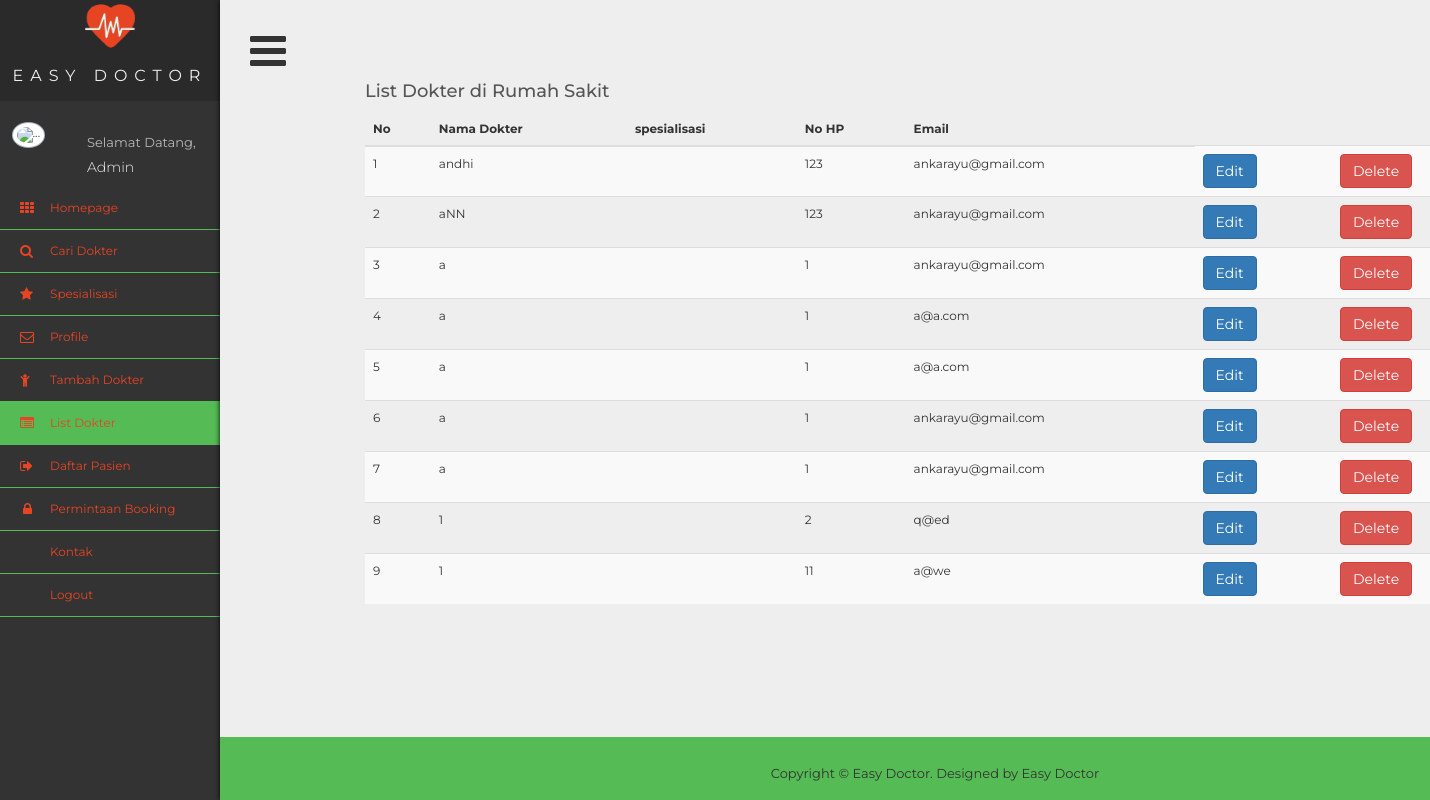
The app's page /adminrs/doctor/listdoctor.php (signed in) with its own data.
### tables this page shows
CREATE TABLE `doctor` (
  `id_doctor` int(11) NOT NULL,
  `name` text NOT NULL,
  `email` varchar(50) NOT NULL,
  `phone_number_doc` text NOT NULL,
  `photo_doctor` varchar(100) NOT NULL,
  `id_hospital` int(11) NOT NULL
);

### adminrs/doctor/listdoctor.php (the view, shortened to what this page needs)
<!DOCTYPE html>
<?php
	include "../../connect.php";
	if (isset($_SESSION['id_hospital'])) {
		$id_hospital = $_SESSION['id_hospital'];
	$query = mysqli_query($connect, "SELECT * FROM doctor where id_hospital = '$id_hospital'");
	$query_rs = mysqli_query($connect, "SELECT * FROM admin_rs where id_hospital = '$id_hospital'");
	$result_rs = mysqli_fetch_array($query_rs);
	?>
<html >
<head>
<link rel="stylesheet" type="text/css"  href="../../css/bootstrap.css">
<link rel="stylesheet" type="text/css" href="../../fonts/font-awesome/css/font-awesome.css">
<link rel="stylesheet" type="text/css"  href="../../css/profile.css">
<link rel="stylesheet" href="../../css/style3.css">
<link rel="stylesheet" type="text/css"  href="../../css/animate.css">
<link rel="stylesheet" type="text/css"  href="../../css/animate.min.css">
<link rel="stylesheet" type="text/css" href="../../css/prettyPhoto.css">
</head>
</head>
<body>
  <div class='wrapper'>
  <div class='sidebar'>
    <div class='title'>
      <img src="../../ico/cardiogram.png" width="50" height="50" align="middle" ><br>
Easy Doctor
    </div>
		<?php include'../welcomeadmin.php' ?>
    <ul class='nav'>
			<li>
        <a href="../index.php">Homepage</a>
      </li>
            <li>
        <a>Cari Dokter</a>
      </li>
      <li class="dropdown">
        <a a href="#" class="dropdown-toggle" data-toggle="dropdown">Spesialisasi</a>
      </li>
      <li>
        <a href="../profile.php">Profile</a>
      </li>
	  <li>
        <a href="adddoctor.php">Tambah Dokter</a>
      </li>
      <li style="list-style-type:'\f08b'">
        <a href = "listdoctor.php" class="active">List Dokter <?php echo $result_rs['hospital_name']; ?></a>
      </li>
			<li style="list-style-type:'\f08b'">
	      <a href = "../daftar_pasien.php">Daftar Pasien</a>
	    </li>
      <li style="list-style-type:'\f08b'">
        <a href = "../ask_booking.php">Permintaan Booking</a>
      </li>
      <li>
        <a>Kontak</a>
      </li>
      <li style="list-style-type:'\f08b'">
        <a href = "../signout.php">Logout</a>
      </li>
    </ul>
  </div>
  <div class='content isOpen'>
    <a class='button'></a>
<div class="container">
	<div class="row">
        <div class="col-md-12">
        <h4>List Dokter di Rumah Sakit <?php echo $result_rs['hospital_name'];  ?></h4>
        <div class="table-responsive">
              <table id="mytable" class="table table-bordred table-striped">
                   <thead>
										 <th>No</th>
								 		<th>Nama Dokter</th>
										<th>spesialisasi</th>
										<th>No HP</th>
								 		<th>Email</th>
                   </thead>
    <tbody>
			<?php
				$count = 1;
				while($result = mysqli_fetch_array($query)){
							$id_s = $result['id_specialization'];
							$spes = mysqli_query($connect, "SELECT * FROM specialization where id_specialization = '$id_s'");
							$ids = mysqli_fetch_array($spes);
					echo
					'<tr>
						<td>'.$count++.'</td>
						<td>'.$result['name'].'</td>
						<td>'.$ids['specialization_name'].'</td>
						<td>'.$result['phone_number_doc'].'</td>
						<td>'.$result['email'].'</td>
						<td><a href="editdoctor.php?id='.$result['id_doctor'].'"><button type="button" class="btn btn-primary">Edit</button></td>
						<td><a href="deletedoctor.php?id='.$result['id_doctor'].'" button type="button" class="btn btn-danger">Delete</button></td>
					</tr>';
				}
			}
			?>
    </tbody>
</table>
            </div>
        </div>
	</div>
</div>
	<div id="footer">
  <div class="container">
    <p>Copyright &copy; Easy Doctor. Designed by <a href="#" rel="nofollow">Easy Doctor</a></p>
  </div>
</div>
</div>
  </div>
</body>
</body>
</html>

### css/style3.css (style rules this page uses)
* { margin: 0; padding: 0; }
*, *:before, *:after { box-sizing: border-box; }
html, body { height: 100%; }
body { font: 12px/1 'Montserrat', sans-serif; color: #333; background: #333; overflow-x: hidden; }
.wrapper { display: flex; min-height: 100%; }
.sidebar { position: absolute; width: 220px; }
.content { flex: 1; padding: 30px; background: #eee; box-shadow: 0 0 5px black; transform: translate3d(0, 0, 0); transition: transform .3s; }
.content.isOpen { transform: translate3d(220px, 0, 0); }
.button { cursor: pointer; }
.button:before { content: '\f0c9'; font: 42px fontawesome; }
.title { font-size: 16px; line-height: 50px; text-align: center; text-transform: uppercase; letter-spacing: 7px; color: #eee; border-bottom: 1px solid #333; background: #2a2a2a; }
.nav li a { position: relative; display: block; padding: 15px 15px 15px 50px; font-size: 12px; color: #eee; border-bottom: 1px solid #5b5; }
.nav li a:before { font: 14px fontawesome; position: absolute; top: 14px; left: 20px; }
.nav li:nth-child(1) a:before { content: '\f00a'; }
.nav li:nth-child(2) a:before { content: '\f002'; }
.nav li:nth-child(3) a:before { content: '\f005'; }
.nav li:nth-child(4) a:before { content: '\f003'; }
.nav li:nth-child(5) a:before { content: '\f1ae'; }
.nav li:nth-child(6) a:before { content: '\f022'; }
.nav li:nth-child(7) a:before { content: '\f08b'; }
.nav li:nth-child(8) a:before { content: '\f023'; left: 23px; }
.nav li a.active { box-shadow: inset 5px 0 0 #5b5, inset 6px 0 0 #333; background: #5b5; }
a { color: #333; }
.nav li a.active { box-shadow: inset 0 0 0 #5b5, inset 0 0 0 #333!important; background: #5b5; }
.content { flex: 1; padding-right: 0px; padding-left : 0px; background: #eee; box-shadow: 0 0 5px black; transform: translate3d(0, 0, 0); transition: transform .3s; }
.button:before { content: '\f0c9'; font: 42px fontawesome; padding: 30px; padding-bottom: 30px; }

### adminrs/doctor/listdoctor.php (style rules this page uses)
body { background: #fff; }

### records on screen
doctor: name "andhi", phone_number_doc "123", email "ankarayu@gmail.com"
doctor: name "aNN", phone_number_doc "123", email "ankarayu@gmail.com"
doctor: name "a", phone_number_doc "1", email "ankarayu@gmail.com"
doctor: name "a", phone_number_doc "1", email "a@a.com"
doctor: name "a", phone_number_doc "1", email "a@a.com"
doctor: name "a", phone_number_doc "1", email "ankarayu@gmail.com"
doctor: name "a", phone_number_doc "1", email "ankarayu@gmail.com"
doctor: name "1", phone_number_doc "2", email "q@ed"
doctor: name "1", phone_number_doc "11", email "a@we"
